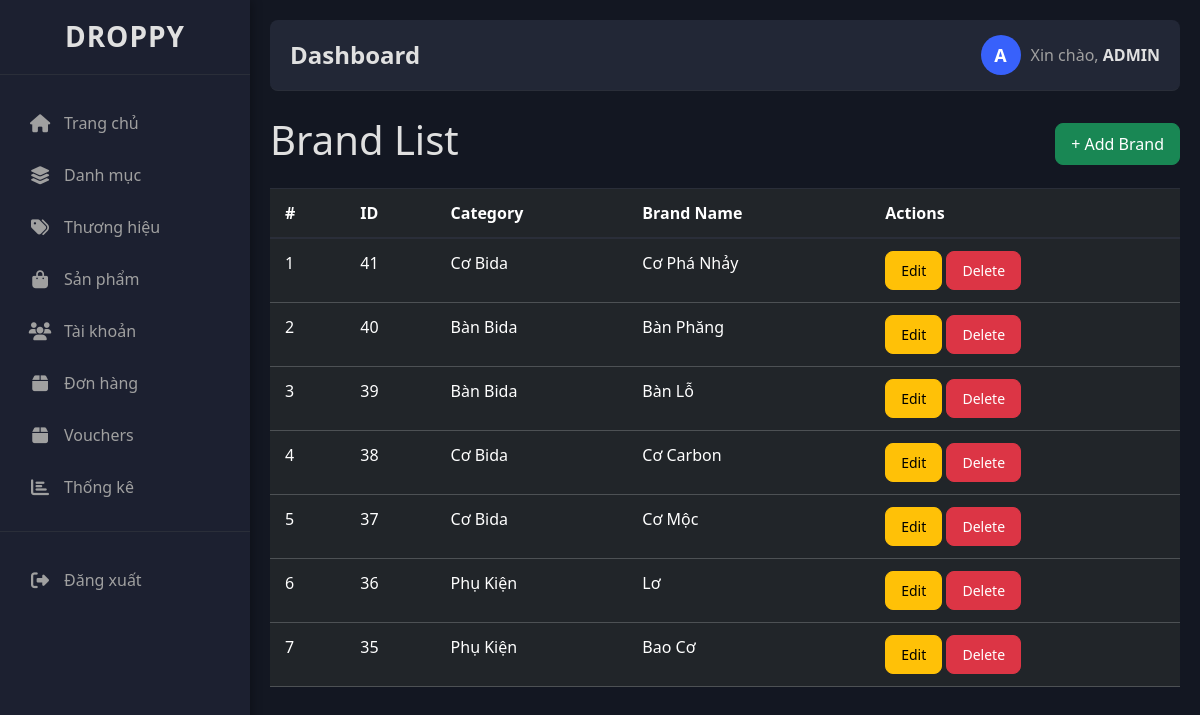
Screenshot of /admin/brandlist.php with the database file from the repository.
### tables this page shows
CREATE TABLE `tbl_brand` (
  `brand_id` int(11) NOT NULL,
  `cartegory_id` int(11) NOT NULL,
  `brand_name` varchar(255) NOT NULL
);

CREATE TABLE `tbl_cartegory` (
  `cartegory_id` int(11) NOT NULL,
  `cartegory_name` varchar(255) NOT NULL
);

### admin/dtb.php (called while the page is built, shortened)
<?php
if (!class_exists('Database')) {
    class Database {
        public $host = DB_HOST;
        public $user = DB_USER;
        public $pass = DB_PASS;
        public $dbname = DB_NAME;
        public $link;
        private function connectDB() {
            $this->link = new mysqli($this->host, $this->user, $this->pass, $this->dbname);
        }
        public function select($query, $params = []) {
            $stmt = $this->link->prepare($query);
            $stmt->execute();
            $result = $stmt->get_result();
            return $result->num_rows > 0 ? $result : false;
        }
    }
}
?>

### admin/class/brand_class.php (called while the page is built, shortened)
<?php
include "dtb.php";
?>
<?php
class brand
{
    private $db;
    public function __construct()
    {
        $this->db = new Database();
    }
    public function show_brand()
    {
        $query = "SELECT tbl_brand.*,tbl_cartegory.cartegory_name FROM tbl_brand INNER JOIN tbl_cartegory ON tbl_brand.cartegory_id = tbl_cartegory.cartegory_id ORDER BY tbl_brand.brand_id DESC";
        $result = $this->db->select($query);
        return $result;
    }
}
?>

### admin/brandlist.php (the view)
<?php
include "slider.php";
include "header.php";
include "./class/brand_class.php";
$brand = new Brand();
$show_brand = $brand->show_brand();
?>
<div class="admin-content-right">
  <div class="admin-content-right-cartegory_list">
    <div class="d-flex justify-content-between align-items-center mb-3">
      <h1>Brand List</h1>
      <a href="brandadd.php" class="btn btn-success">+ Add Brand</a>
    </div>
    <table class="table table-dark table-hover">
      <thead>
        <tr>
          <th>#</th>
          <th>ID</th>
          <th>Category</th>
          <th>Brand Name</th>
          <th>Actions</th>
        </tr>
      </thead>
      <tbody>
        <?php
        if ($show_brand) {
          $i = 0;
          while ($result = $show_brand->fetch_assoc()) {
            $i++;
        ?>
          <tr>
            <td><?= $i ?></td>
            <td><?= $result['brand_id'] ?></td>
            <td><?= $result['cartegory_name'] ?></td>
            <td><?= $result['brand_name'] ?></td>
            <td>
              <a href="brandedit.php?brand_id=<?= $result['brand_id'] ?>" class="btn btn-sm btn-warning">Edit</a>
              <a href="branddelete.php?brand_id=<?= $result['brand_id'] ?>" class="btn btn-sm btn-danger" onclick="return confirm('Are you sure to delete this brand?')">Delete</a>
            </td>
          </tr>
        <?php }} ?>
      </tbody>
    </table>
  </div>
</div>
</body>
</html>

### admin/style.css (style rules this page uses)
:root { --main-bg: #131722; --sidebar-bg: #1c2030; --card-bg: #222736; --text-primary: #e0e0e0; --text-secondary: #a0a0a0; --accent-blue: #3861fb; --accent-green: #16c784; --accent-yellow: #f7931a; --accent-red: #ea3943; --accent-purple: #8a63d2; --border-color: #2a2e39; --hover-bg: #2a2e39; --success-color: #4caf50; }
body { min-height: 100vh; background-color: var(--main-bg); color: var(--text-primary); font-family: "Segoe UI", Tahoma, Geneva, Verdana, sans-serif; margin: 0; }
.btn { border-radius: 8px; padding: 8px 15px; font-weight: 500; transition: all 0.3s; cursor: pointer; text-decoration: none; display: inline-block; text-align: center; }
.table { width: 100%; color: var(--text-primary); border-collapse: collapse; }
.table-dark { background-color: var(--card-bg); }
.table th, .table td { padding: 12px 15px; border-top: 1px solid var(--border-color); }
.table thead th { border-bottom: 2px solid var(--border-color); }

### rows the page displays
tbl_brand: brand_id "41", cartegory.cartegory_name "Cơ Bida", brand_name "Cơ Phá Nhảy"
tbl_brand: brand_id "40", cartegory.cartegory_name "Bàn Bida", brand_name "Bàn Phăng"
tbl_brand: brand_id "39", cartegory.cartegory_name "Bàn Bida", brand_name "Bàn Lỗ"
tbl_brand: brand_id "38", cartegory.cartegory_name "Cơ Bida", brand_name "Cơ Carbon"
tbl_brand: brand_id "37", cartegory.cartegory_name "Cơ Bida", brand_name "Cơ Mộc"
tbl_brand: brand_id "36", cartegory.cartegory_name "Phụ Kiện", brand_name "Lơ"
tbl_brand: brand_id "35", cartegory.cartegory_name "Phụ Kiện", brand_name "Bao Cơ"
